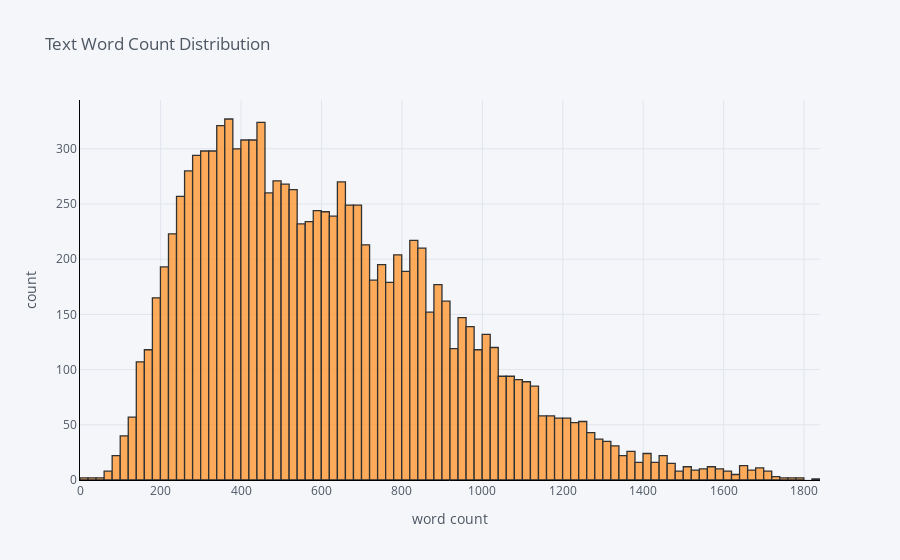

Write notebook code for a chart like this one.
### Code cell
# plot text length after dropping the duplicates from dataframe
dataset_text = dataset.drop_duplicates(subset=["text"])

dataset_text['text_length'].iplot(
    kind='hist',
    bins=100,
    xTitle='word count',
    linecolor='black',
    yTitle='count',
    title='Text Word Count Distribution')

### Figure 1 — Plotly figure (JSON) as saved in the notebook; plotly's stock layout.template omitted (floating-point values rounded to 4 significant figures; data arrays with more than 128 entries replaced by an {"elided": "..."} marker saying what was removed)
{"data": [{"histfunc": "count", "histnorm": "", "marker": {"color": "rgba(255, 153, 51, 1.0)", "line": {"color": "#000000", "width": 1.3}}, "name": "text_length", "nbinsx": 100, "opacity": 0.8, "orientation": "v", "type": "histogram", "x": {"elided": "11328 int values"}}], "layout": {"barmode": "overlay", "legend": {"bgcolor": "#F5F6F9", "font": {"color": "#4D5663"}}, "paper_bgcolor": "#F5F6F9", "plot_bgcolor": "#F5F6F9", "title": {"font": {"color": "#4D5663"}, "text": "Text Word Count Distribution"}, "xaxis": {"gridcolor": "#E1E5ED", "linecolor": "black", "showgrid": true, "tickfont": {"color": "#4D5663"}, "title": {"font": {"color": "#4D5663"}, "text": "word count"}, "zerolinecolor": "#E1E5ED"}, "yaxis": {"gridcolor": "#E1E5ED", "linecolor": "black", "showgrid": true, "tickfont": {"color": "#4D5663"}, "title": {"font": {"color": "#4D5663"}, "text": "count"}, "zerolinecolor": "#E1E5ED"}}}
